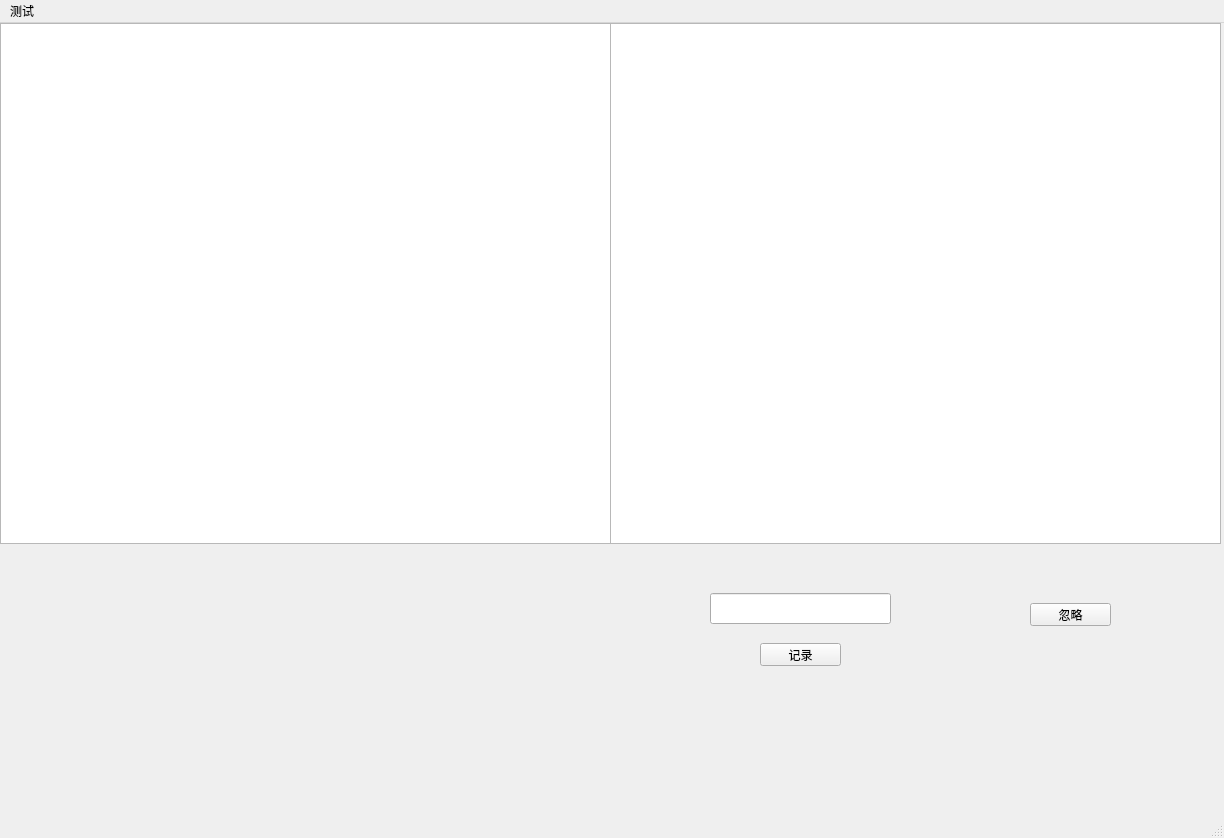
<?xml version="1.0" encoding="UTF-8"?>
<ui version="4.0">
 <class>MonitorWindow</class>
 <widget class="QMainWindow" name="MonitorWindow">
  <property name="geometry">
   <rect>
    <x>0</x>
    <y>0</y>
    <width>1224</width>
    <height>838</height>
   </rect>
  </property>
  <property name="windowTitle">
   <string>MonitorWindow</string>
  </property>
  <widget class="QWidget" name="centralwidget">
   <widget class="QGraphicsView" name="graphicsView">
    <property name="geometry">
     <rect>
      <x>0</x>
      <y>0</y>
      <width>611</width>
      <height>521</height>
     </rect>
    </property>
   </widget>
   <widget class="QGraphicsView" name="graphicsView_2">
    <property name="geometry">
     <rect>
      <x>610</x>
      <y>0</y>
      <width>611</width>
      <height>521</height>
     </rect>
    </property>
   </widget>
   <widget class="QPushButton" name="ignoreButton">
    <property name="geometry">
     <rect>
      <x>1030</x>
      <y>580</y>
      <width>81</width>
      <height>23</height>
     </rect>
    </property>
    <property name="text">
     <string>忽略</string>
    </property>
   </widget>
   <widget class="QPushButton" name="commitButton">
    <property name="geometry">
     <rect>
      <x>760</x>
      <y>620</y>
      <width>81</width>
      <height>23</height>
     </rect>
    </property>
    <property name="text">
     <string>记录</string>
    </property>
   </widget>
   <widget class="QLineEdit" name="lineEdit">
    <property name="geometry">
     <rect>
      <x>710</x>
      <y>570</y>
      <width>181</width>
      <height>31</height>
     </rect>
    </property>
   </widget>
  </widget>
  <widget class="QStatusBar" name="statusbar"/>
  <widget class="QMenuBar" name="menuBar">
   <property name="geometry">
    <rect>
     <x>0</x>
     <y>0</y>
     <width>1224</width>
     <height>26</height>
    </rect>
   </property>
   <widget class="QMenu" name="menu">
    <property name="title">
     <string>测试</string>
    </property>
    <addaction name="action1"/>
   </widget>
   <addaction name="menu"/>
  </widget>
  <action name="action1">
   <property name="text">
    <string>导入图片</string>
   </property>
  </action>
 </widget>
 <resources/>
 <connections/>
</ui>
